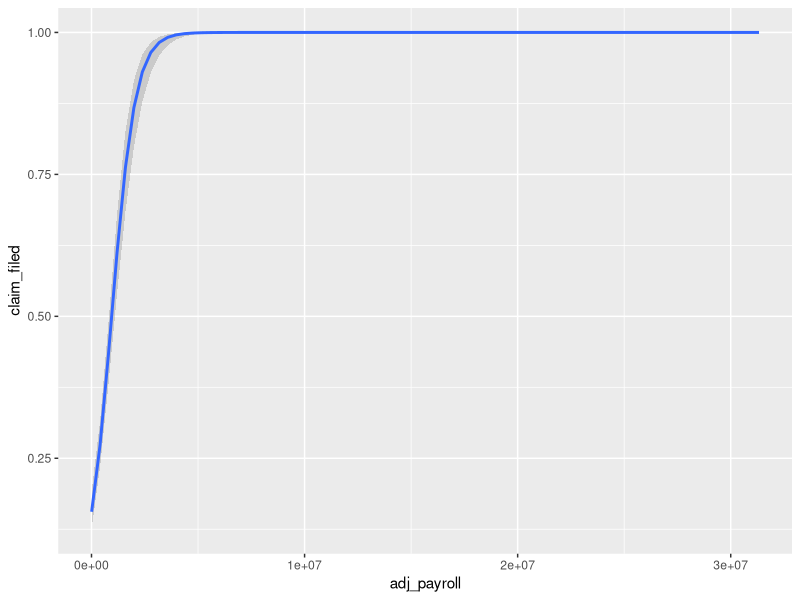

R code for this plot: (Note: this script raises an error after producing the figure.)
## ---- chunk 1
knitr::opts_chunk$set(echo = TRUE)
## ---- chunk 2
library(readr)
library(tidyr)
library(dplyr)
library(ggplot2)
library(car)
library(emmeans)
wc <- read_csv("../data/craftbeer_wc.csv")

## Adding column for number of years a brewery had a policy with insurance comp
policy_years <- wc %>% 
  group_by(Policy_Dim_Key, year) %>% 
  summarize(total_claims = n()) %>% 
  ungroup() %>% 
  group_by(Policy_Dim_Key) %>% 
  summarize(years_with_policy = n()) %>% 
  ungroup()


## CLEANED DATAFRAME - USE THIS ONE FOR SUMMARY GRAPHICS & MODELING ##
wc2 <- wc %>% 
  group_by(Policy_Dim_Key, adj_payroll) %>% 
  summarize(total_claims = sum(Claim_Count)) %>% 
  mutate(claim_filed = ifelse(total_claims == 0, 0, 1)) %>% 
  ungroup() %>% 
  full_join(policy_years) %>% 
  mutate(Policy_Dim_Key = as.factor(Policy_Dim_Key))

## ---- chunk 3

## ---- chunk 4
# Model 1 - Binomial Logistic Regression
Model1 <- glm(claim_filed ~ adj_payroll + years_with_policy,
                   family = binomial, data = wc2)

summary(Model1)
Anova(Model1)

ggplot(data = wc2, aes(x = adj_payroll, y = claim_filed)) +
  geom_smooth(method = "glm",
              method.args = list(family = binomial))
## ---- chunk 5
library(geepack)
Model2 <- geeglm(claim_filed ~ adj_payroll, id = Policy_Dim_Key,
                         family = binomial(link = "logit"), 
                         corstr = "exchangeable", data = wc3)
summary(Model2)
## ---- chunk 6
# Model 2 - Poisson Regression
Model3 <- glm(total_claims ~ adj_payroll + years_with_policy, 
                   family = poisson(link = "log"), data = wc2)

summary(Model3)
Anova(Model3)


ggplot(data = wc2, aes(x = adj_payroll, y = total_claims)) +
  geom_smooth(method = "glm",
              method.args = list(family = poisson))

## ---- chunk 7
library(geepack)
Model4 <- geeglm(claim_filed ~ adj_payroll, id = Policy_Dim_Key,
                         family = poisson(link = "log"), 
                         corstr = "exchangeable", data = wc2)
summary(Model4)


## ---- chunk 8
## Separating into different 'groups' for size of brewery
myfun <- function(x) {
  if(x < 10000)
    size = 1
  else if(x >= 10000 && x < 500000)
    size = 2
  else if(x >= 500000)
    size = 3
}

summary(wc$adj_payroll)

## Binomial Regression w/ payroll categories
wc3 <- wc %>% 
  mutate(size = ifelse(adj_payroll < 100000, 1, 
                       ifelse(adj_payroll < 1000000, 2, 3))) 

ggplot(data = wc3, aes(x = size, y = Claim_Count)) +
  geom_smooth(method = "glm",
              method.args = list(family = binomial))


## Poisson Regression w/ categories
wc4 <- wc3 %>% 
  group_by(size, year) %>% 
  summarize(total_claims = n())

ggplot(data = wc4, aes(x = size, y = total_claims)) +
  geom_smooth(method = "glm",
              method.args = list(family = poisson))


## ---- chunk 9
# Trying out some other models using the original dataset.
Model1 <- glm(Claim_Count ~ adj_payroll, family = binomial, data = wc)
summary(Model1)
Anova(Model1)

Model2 <- glm(Claim_Count ~ adj_payroll + Policy_Dim_Key + 
                adj_payroll*Policy_Dim_Key, family = binomial, data = wc)

# Creating a TempData set to plot Model1
TempData <- data.frame(adj_payroll = seq(from = 0, to = 30000000, by = 20000))
TempData$Mod1Pred <- predict(Model1, newdata = TempData, type = "response")
ggplot(data = TempData, aes(x = adj_payroll, y = Mod1Pred)) +
  geom_line(lwd = 2)

ggplot(data = wc, aes(x = adj_payroll, y = Claim_Count)) +
  geom_smooth(method = "glm",
              method.args = list(family = binomial))
